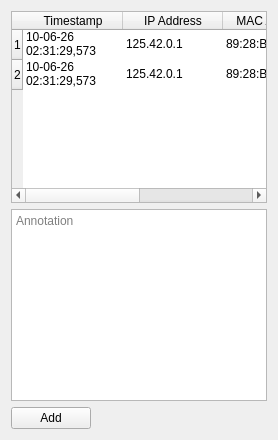
                  <widget class="QWidget" name="annotation">
                   <attribute name="title">
                    <string>Annotation</string>
                   </attribute>
                   <layout class="QFormLayout" name="formLayout">
                    <item row="0" column="0" colspan="2">
                     <widget class="QTableWidget" name="visualization_table">
                      <property name="showGrid">
                       <bool>true</bool>
                      </property>
                      <property name="gridStyle">
                       <enum>Qt::NoPen</enum>
                      </property>
                      <property name="sortingEnabled">
                       <bool>false</bool>
                      </property>
                      <row>
                       <property name="text">
                        <string>1</string>
                       </property>
                      </row>
                      <row>
                       <property name="text">
                        <string>2</string>
                       </property>
                      </row>
                      <column>
                       <property name="text">
                        <string>Timestamp</string>
                       </property>
                      </column>
                      <column>
                       <property name="text">
                        <string>IP Address</string>
                       </property>
                      </column>
                      <column>
                       <property name="text">
                        <string>MAC Address</string>
                       </property>
                      </column>
                      <column>
                       <property name="text">
                        <string>Description</string>
                       </property>
                      </column>
                      <item row="0" column="0">
                       <property name="text">
                        <string>10-06-26 02:31:29,573</string>
                       </property>
                      </item>
                      <item row="0" column="1">
                       <property name="text">
                        <string>125.42.0.1</string>
                       </property>
                      </item>
                      <item row="0" column="2">
                       <property name="text">
                        <string>89:28:B2:C6:55:19</string>
                       </property>
                      </item>
                      <item row="0" column="3">
                       <property name="text">
                        <string>Lorem ipsum</string>
                       </property>
                      </item>
                      <item row="1" column="0">
                       <property name="text">
                        <string>10-06-26 02:31:29,573</string>
                       </property>
                      </item>
                      <item row="1" column="1">
                       <property name="text">
                        <string>125.42.0.1</string>
                       </property>
                      </item>
                      <item row="1" column="2">
                       <property name="text">
                        <string>89:28:B2:C6:55:19</string>
                       </property>
                      </item>
                      <item row="1" column="3">
                       <property name="text">
                        <string>Lorem ipsum</string>
                       </property>
                      </item>
                     </widget>
                    </item>
                    <item row="1" column="0" colspan="2">
                     <widget class="QPlainTextEdit" name="plainTextEdit">
                      <property name="placeholderText">
                       <string>Annotation</string>
                      </property>
                     </widget>
                    </item>
                    <item row="2" column="0">
                     <widget class="QPushButton" name="pushButton_4">
                      <property name="text">
                       <string>Add</string>
                      </property>
                     </widget>
                    </item>
                   </layout>
                  </widget>
